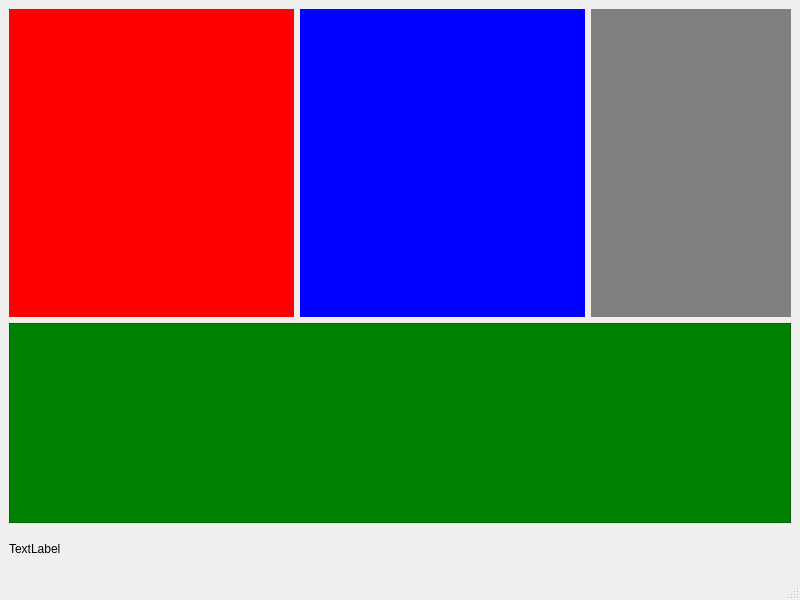
<?xml version="1.0" encoding="UTF-8"?>
<ui version="4.0">
 <class>MainWindow</class>
 <widget class="QMainWindow" name="MainWindow">
  <property name="geometry">
   <rect>
    <x>0</x>
    <y>0</y>
    <width>800</width>
    <height>600</height>
   </rect>
  </property>
  <property name="windowTitle">
   <string>MainWindow</string>
  </property>
  <widget class="QWidget" name="centralwidget">
   <layout class="QVBoxLayout" name="verticalLayout_2">
    <item>
     <layout class="QHBoxLayout" name="horizontalLayout">
      <item>
       <widget class="QWidget" name="widget_2" native="true">
        <property name="maximumSize">
         <size>
          <width>300</width>
          <height>16777215</height>
         </size>
        </property>
        <property name="styleSheet">
         <string notr="true">background-color: red</string>
        </property>
       </widget>
      </item>
      <item>
       <widget class="QWidget" name="widget_3" native="true">
        <property name="styleSheet">
         <string notr="true">background-color: blue</string>
        </property>
       </widget>
      </item>
      <item>
       <widget class="QWidget" name="widget" native="true">
        <property name="minimumSize">
         <size>
          <width>200</width>
          <height>50</height>
         </size>
        </property>
        <property name="maximumSize">
         <size>
          <width>50</width>
          <height>16777215</height>
         </size>
        </property>
        <property name="styleSheet">
         <string notr="true">background-color: grey</string>
        </property>
       </widget>
      </item>
     </layout>
    </item>
    <item>
     <widget class="QGraphicsView" name="timeline">
      <property name="maximumSize">
       <size>
        <width>16777215</width>
        <height>200</height>
       </size>
      </property>
      <property name="styleSheet">
       <string notr="true">background-color: green</string>
      </property>
     </widget>
    </item>
    <item>
     <widget class="QLabel" name="label">
      <property name="maximumSize">
       <size>
        <width>16777215</width>
        <height>40</height>
       </size>
      </property>
      <property name="text">
       <string>TextLabel</string>
      </property>
     </widget>
    </item>
   </layout>
  </widget>
  <widget class="QMenuBar" name="menubar">
   <property name="geometry">
    <rect>
     <x>0</x>
     <y>0</y>
     <width>800</width>
     <height>26</height>
    </rect>
   </property>
  </widget>
  <widget class="QStatusBar" name="statusbar"/>
 </widget>
 <resources/>
 <connections/>
</ui>
